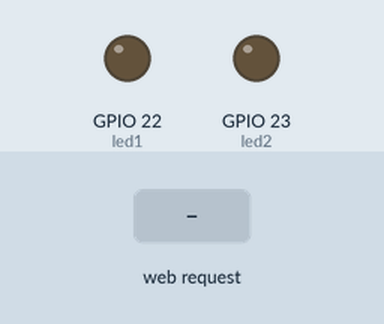
Recording of a sketch running on a simulated ESP32. Parts: output pins drawn as LEDs (lit = HIGH). Inputs (shaded band) come from the test bench. WiFi joins after 1.5 s; servers stay silent unless stated; what the sketch prints to the serial monitor is not drawn.

Above: at 2.7 s.
2.8 s: HTTP request GET /todo received
At 3.2 s:
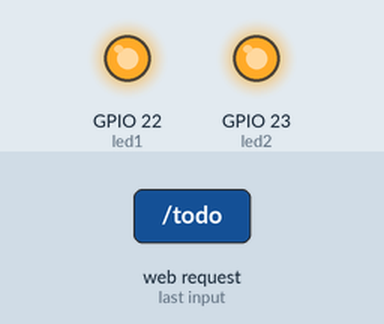
4.3 s: HTTP request GET /led1 received
At 5.5 s:
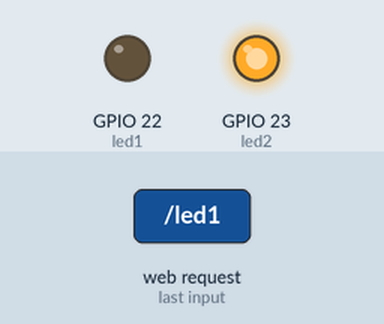
5.8 s: HTTP request GET /led2 received
At 6.7 s:
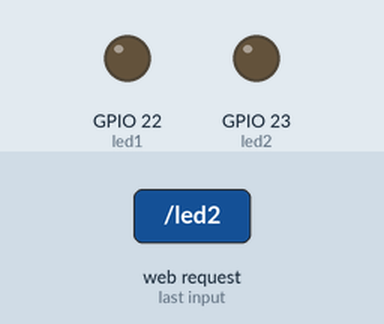
7.3 s: HTTP request GET /led1 received
At 7.9 s:
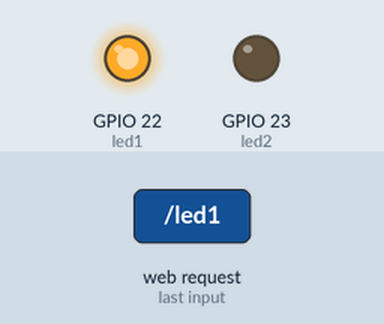
Timing chart, 0 to 9.8 s (numbered marks = the images above; inputs shaded):
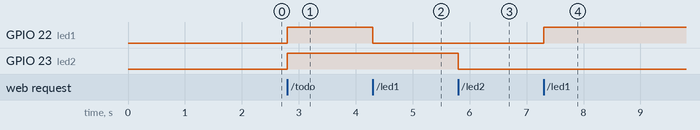

The sketch:

Luces_rele_botones_piola.ino
```cpp
#include <WiFi.h>
#include <WebServer.h>

const char* ssid = " ";
const char* password = "";

WebServer server(80);

// Pines
const int led1 = 22;
const int led2 = 23;

// Estados
bool estadoLed1 = false;
bool estadoLed2 = false;

// 👉 Estado general: si ambos están encendidos
bool obtenerEstadoGeneral() {
  return estadoLed1 && estadoLed2;
}

// Cambia los dos LEDs a la vez
void manejarTodo() {
  bool nuevoEstado = !obtenerEstadoGeneral();
  estadoLed1 = nuevoEstado;
  estadoLed2 = nuevoEstado;

  digitalWrite(led1, estadoLed1);
  digitalWrite(led2, estadoLed2);

  server.send(200, "text/plain", nuevoEstado ? "Aro encendido ✅" : "Aro apagado ❌");
}

// Cambia LED 1
void manejarLed1() {
  estadoLed1 = !estadoLed1;
  digitalWrite(led1, estadoLed1);
  server.send(200, "text/plain", estadoLed1 ? "Led 1 encendido ✅" : "Led 1 apagado ❌");
}

// Cambia LED 2
void manejarLed2() {
  estadoLed2 = !estadoLed2;
  digitalWrite(led2, estadoLed2);
  server.send(200, "text/plain", estadoLed2 ? "Led 2 encendido ✅" : "Led 2 apagado ❌");
}
void manejarRoot() {
  String html = R"rawliteral(
  <!DOCTYPE html>
  <html>
  <head>
    <title>Aro de Luz</title>
    <meta charset="UTF-8">
    <style>
      body { text-align: center; font-family: Arial; margin-top: 40px; }
      button { font-size: 18px; padding: 10px 20px; margin: 10px; }
    </style>
  </head>
  <body>
    <h2>Aro de Luz</h2>

    <p><b>Estado general:</b> <span id="estadoGeneral">Desconocido</span></p>
    <button onclick="controlarTodo()">Encender/Apagar Todo</button><br>

    <p><b>Led 1:</b> <span id="estadoLed1">Desconocido</span></p>
    <button onclick="controlarLed1()">Encender/Apagar Led 1</button><br>

    <p><b>Led 2:</b> <span id="estadoLed2">Desconocido</span></p>
    <button onclick="controlarLed2()">Encender/Apagar Led 2</button><br>

    <script>
      function controlarTodo() {
        fetch("/todo")
          .then(res => res.text())
          .then(texto => {
            document.getElementById("estadoGeneral").innerText = texto;
              actualizarTodosLosEstados();
          });
      }

      function controlarLed1() {
        fetch("/led1")
          .then(res => res.text())
          .then(texto => {
            document.getElementById("estadoLed1").innerText = texto;
            actualizarTodosLosEstados();
          });
      }

      function controlarLed2() {
        fetch("/led2")
          .then(res => res.text())
          .then(texto => {
            document.getElementById("estadoLed2").innerText = texto;
            actualizarTodosLosEstados();
          });l
      }

      function actualizarTodosLosEstados() {
        fetch("/estado")
          .then(res => res.json())
          .then(data => {
            document.getElementById("estadoGeneral").innerText = data.general;
            document.getElementById("estadoLed1").innerText = data.led1;
            document.getElementById("estadoLed2").innerText = data.led2;
          });
      }

      // Actualiza al cargar la página
      actualizarTodosLosEstados();
    </script>
  </body>
  </html>
  )rawliteral";

  server.send(200, "text/html", html);
}
void manejarEstado() {
  String json = "{";
  json += "\"general\":\"" + String(obtenerEstadoGeneral() ? "Aro encendido ✅" : "Aro apagado ❌") + "\",";
  json += "\"led1\":\"" + String(estadoLed1 ? "Led 1 encendido ✅" : "Led 1 apagado ❌") + "\",";
  json += "\"led2\":\"" + String(estadoLed2 ? "Led 2 encendido ✅" : "Led 2 apagado ❌") + "\"";
  json += "}";
  server.send(200, "application/json", json);
}
void setup() {
  Serial.begin(115200);
  pinMode(led1, OUTPUT);
  pinMode(led2, OUTPUT);
  digitalWrite(led1, LOW);
  digitalWrite(led2, LOW);

  WiFi.begin(ssid, password);
  while (WiFi.status() != WL_CONNECTED) {
    delay(500);
    Serial.print(".");
  }

  Serial.println("\nWiFi conectado:");
  Serial.println(WiFi.localIP());
  Serial.println(WiFi.macAddress());

  // Rutas
  server.on("/", manejarRoot);
  server.on("/todo", manejarTodo);
  server.on("/led1", manejarLed1);
  server.on("/led2", manejarLed2);
  server.on("/estado", manejarEstado);

  server.begin();
  Serial.println("Servidor listo.");
}
void loop() {
  server.handleClient();  // Atiende peticiones del navegador
}
```

Measured:
- after the input at 2.8 s, GPIO 22 (led1), GPIO 23 (led2): LOW → HIGH at once
- after the input at 4.3 s, GPIO 22 (led1): HIGH → LOW at once
- after the input at 5.8 s, GPIO 23 (led2): HIGH → LOW at once
- after the input at 7.3 s, GPIO 22 (led1): LOW → HIGH at once
